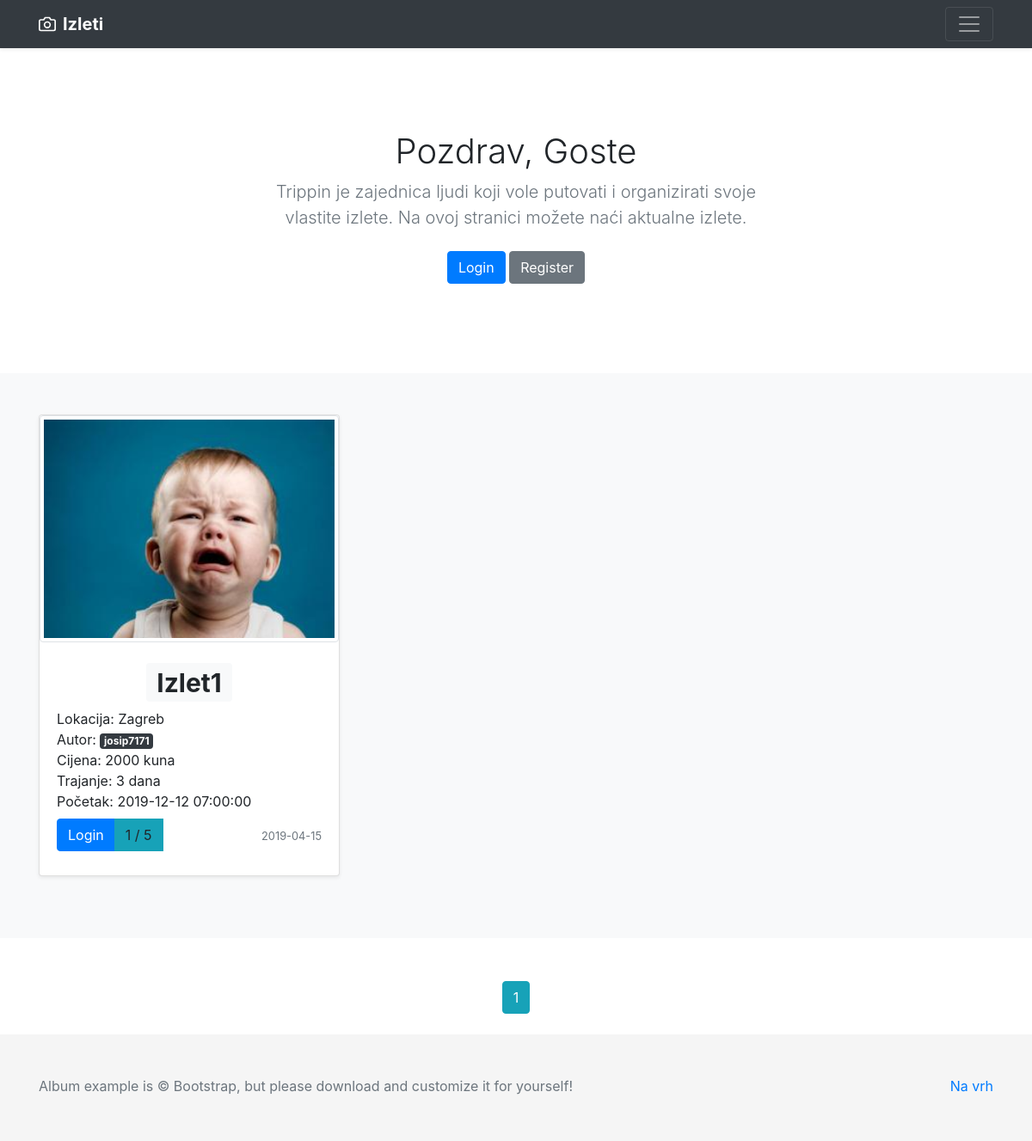
Page /home on the earlier database version.
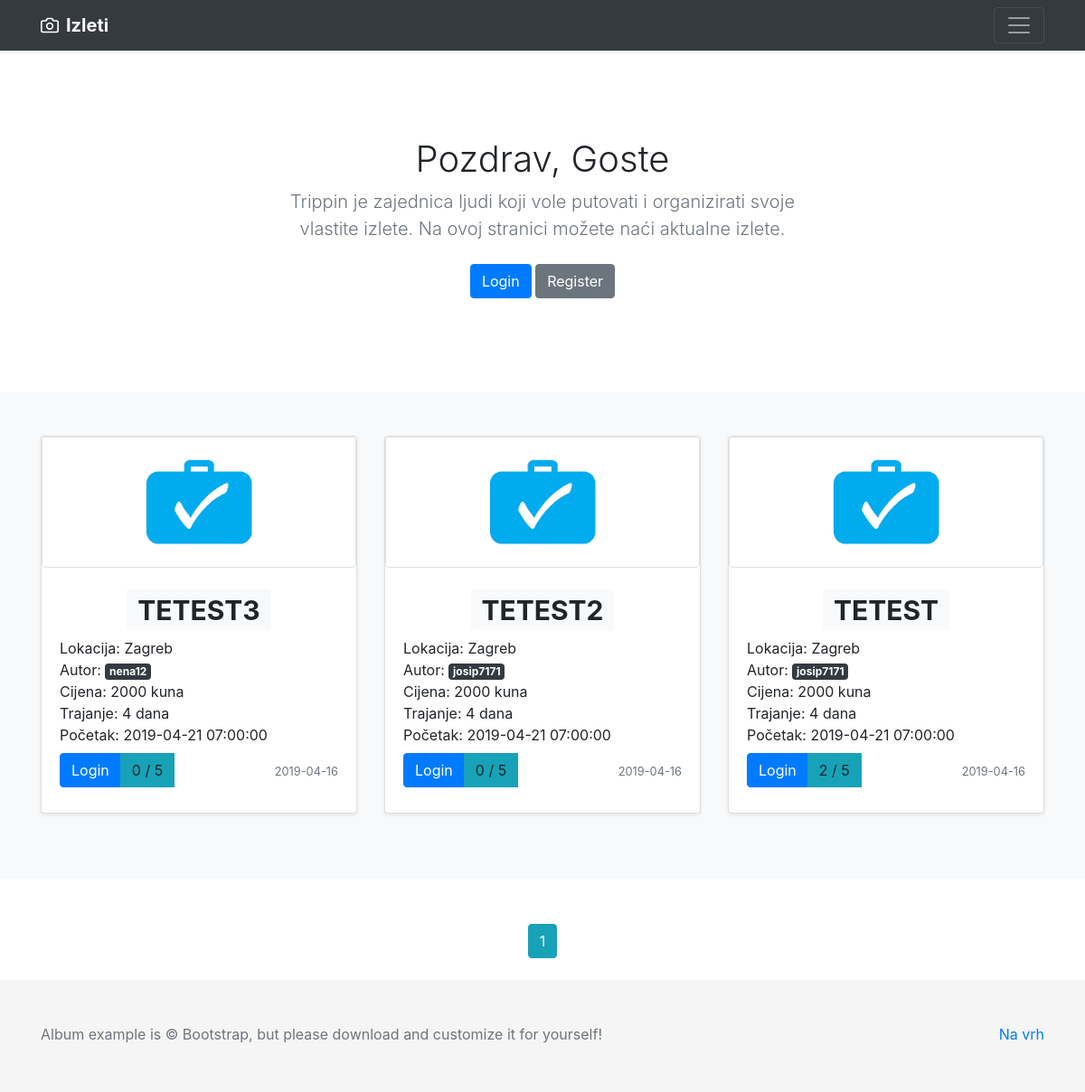
Same page on the later database version.
### app/models.py (models this page shows, shortened)
class Trip(db.Model):
    id = db.Column(db.Integer, primary_key=True)
    name = db.Column(db.String(50), unique=True, nullable=False)
    location = db.Column(db.String(100), nullable=False)
    user_id = db.Column(db.Integer, db.ForeignKey('user.id'), nullable=False)
    date_created = db.Column(db.DateTime, nullable=False, default=datetime.utcnow)
    price = db.Column(db.Integer, nullable=False)
    people_number = db.Column(db.Integer, nullable=False)
    starting_at = db.Column(db.DateTime, nullable=False)
    transport_type = db.Column(db.String(30), nullable=False)
    trip_duration = db.Column(db.Integer, nullable=False)
    details = db.Column(db.Text, nullable=False)
    image_file = db.Column(db.String(20), nullable=False, default='trip_default.jpg')

class User(db.Model, UserMixin):
    id = db.Column(db.Integer, primary_key=True)
    first_name = db.Column(db.String(25), nullable=False)
    last_name = db.Column(db.String(25), nullable=False)
    full_name = db.Column(db.String(51), nullable=False)
    username = db.Column(db.String(20), unique=True, nullable=False)
    email = db.Column(db.String(50), unique=True, nullable=False)
    address = db.Column(db.String(60))
    country = db.Column(db.String(30))
    phone_number = db.Column(db.String(25))
    gender = db.Column(db.Enum('male', 'female'), nullable=False)
    birth_date = db.Column(db.Date)
    about_me = db.Column(db.String(120))
    date_joined = db.Column(db.DateTime, nullable=False, default=datetime.utcnow)
    active = db.Column(db.Enum('yes', 'no'), default='yes')
    image_file = db.Column(db.String(20), nullable=False, default='default.jpg')
    password = db.Column(db.String(60), nullable=False)
    trips = db.relationship('Trip', backref='author', lazy=True)
    trips_joined = db.relationship('Trip', secondary=user_identifier, lazy='subquery',
                                   backref=db.backref('users', lazy=True))

### app/main/routes.py (the view)
@main.route('/')
@main.route('/home')
def home():
    page = request.args.get('page', 1, type=int)
    trips = Trip.query.order_by(Trip.date_created.desc()).paginate(page=page, per_page=5)
    trips2 = Trip.query.all()
    mydict = {}
    for i in range(len(trips2), 0, -1):
        users = User.query.filter(User.trips_joined.any(id=i)).all()
        mydict[i] = [x.username for x in users]
    return render_template('home.html', trips=trips, mydict=mydict, dict_length=len(mydict))

### app/templates/home.html (shortened to what this page needs)
{% extends "layout.html" %}
{% block content %}
    {% set iterated = {'i': False} %}
    {% set count = namespace(a=0) %}
    {% set count2 = namespace(a=dict_length) %}
    {% set checker = namespace(a=0) %}
    {%  set users_joined = {} %}
    <section class="jumbotron text-center">
            <div class="container">
              {% if current_user.is_authenticated %}
                 <h1 class="jumbotron-heading">Pozdrav, {{ current_user.username }}</h1>
              {% else %}
                 <h1 class="jumbotron-heading">Pozdrav, Goste</h1>
              {% endif %}
              <p class="lead text-muted">Trippin je zajednica ljudi koji vole putovati i organizirati svoje vlastite izlete. Na ovoj stranici možete naći aktualne izlete.</p>
              {% if current_user.is_authenticated %}
              <p>
                  <a href="{{ url_for('trips.new_trip') }}" class="btn btn-primary my-2">Novi Izlet</a>
                  <a href="{{ url_for('users.account') }}" class="btn btn-secondary my-2">Profile</a>
                  <a href="{{ url_for('users.logout') }}" class="btn btn-secondary my-2">Logout</a>
              </p>
              {% else %}
              <p>
                <a href="{{ url_for('users.login') }}" class="btn btn-primary my-2">Login</a>
                <a href="{{ url_for('users.register') }}" class="btn btn-secondary my-2">Register</a>
              </p>
              {% endif %}
            </div>
          </section>
    <main role="main">
       <div class="album py-5 bg-light">
          <div class="container">
            <div class="row">
    {% for trip in trips.items %}
    {%  if trips.page == 0 %}
        {% set checker = namespace(a=0) %}
    {% else %}
        {% set checker = namespace(a=1) %}
    {% endif %}
                <div class="col-md-4">
                  <div class="card mb-4 shadow-sm">
                    <img alt="" src="{{ url_for('static', filename='trip_pics/' + trip.image_file) }}"
                        class="img-fluid img-thumbnail" width="100%">
                    <div class="card-body">
                        <div class="card-text row justify-content-md-center">
                            <h1>
                            <a href="{{ url_for('trips.show_trip', trip_id=trip.id) }}"
                               class="badge badge-light">
                                {{ trip.name }}
                            </a>
                        </h1>
                        </div>
                      <div class="card-text">
                          Lokacija: {{ trip.location }}
                      </div>
                      <div class="card-text">
                          Autor:
                          <a href="{{ url_for('users.user_trips', id=trip.author.id) }}" class="badge badge-dark">
                            {{ trip.author.username }}
                          </a>
                      </div>
                      <div class="card-text">
                          Cijena: {{ trip.price }} kuna
                      </div>
                      <div class="card-text">
                          Trajanje: {{ trip.trip_duration }} dana
                      </div>
                      <div class="card-text">
                          Početak: {{ trip.starting_at }}
                      </div>
                      <div class="d-flex justify-content-between align-items-center card-text ">
                        <div class="btn-group">
                            {% if current_user.is_authenticated %}
                                {% if current_user.username == trip.author.username %}
                                    <a href="{{ url_for('trips.show_trip', trip_id=trip.id) }}" class="btn btn-primary my-2">Edit</a><br>
                                {% endif %}
                                {% set iterated = {'i': False} %}
                                {% for trip_joined in current_user.trips_joined %}
                                   {% if trip.id==trip_joined.id  %}
                                     <div hidden>{{ iterated.update({'i':True}) }}</div>
                                   {% endif %}
                                {% endfor %}
                                {% if not iterated.i %}
                                    <a href="{{ url_for('users.add_traveler', trip_id=trip.id) }}" class="btn btn-primary my-2">Prijavi se</a>
                                {% elif  iterated.i %}
                                    <a href="{{ url_for('users.remove_traveler', trip_id=trip.id) }}" class="btn btn-warning my-2">Odjavi se</a>
                                {% endif %}
                            {% else %}
                                <a href="{{ url_for('users.login') }}" class="btn btn-primary my-2">Login</a>
                            {% endif %}
                            {% set count = namespace(a=0) %}
                            {% for user_joined in trip.users %}
                                {% set count.a = count.a + 1 %}
                            {% endfor %}
                            <a id="myBtn" class="btn btn-info my-2" onclick="test1({{ count2.a - checker.a - ((trips.page - 1) * 5) }}, {{ mydict }})" role="button">{{ count.a }} / {{ trip.people_number }}</a>
                        </div>
                      <div class="card-text">
                            <small class="text-muted">{{ trip.date_created.strftime('%Y-%m-%d') }}</small>
                        </div>
                      </div>
                    </div>
                  </div>
                </div>
        {% set count2.a = count2.a - 1 %}
    {% endfor %}
            </div>
          </div>
       </div>
    </main>
    <div class="container">
        <div class="row justify-content-md-center" style="margin-top: 50px;">
            <div class="col-md-auto">
                {% for page_num in trips.iter_pages(left_edge=1, right_edge=1, left_current=1, right_current=2) %}
                    {% if page_num %}
                        {% if trips.page == page_num %}
                            <a class="btn btn-info mb-4" href="{{ url_for('main.home', page=page_num) }}">{{ page_num }}</a>
                        {% else %}
                            <a class="btn btn-outline-info mb-4" href="{{ url_for('main.home', page=page_num) }}">{{ page_num }}</a>
                        {% endif %}
                    {% else %}
                    ...
                    {% endif %}
                {% endfor %}
            </div>
        </div>
    </div>
{% endblock content %}

### app/templates/layout.html (shortened to what this page needs)
<!DOCTYPE html>
<html lang="en">
    <head>
        <link rel="stylesheet" href="https://stackpath.bootstrapcdn.com/bootstrap/4.3.1/css/bootstrap.min.css">
    </head>
    <body>
    <header>
      <div class="navbar navbar-dark bg-dark shadow-sm">
        <div class="container d-flex justify-content-between">
          <a href="{{ url_for('main.home') }}" class="navbar-brand d-flex align-items-center">
            <strong>Izleti</strong>
          </a>
          <button class="navbar-toggler" type="button" data-toggle="collapse" data-target="#navbarHeader" aria-controls="navbarHeader" aria-expanded="false" aria-label="Toggle navigation">
            <span class="navbar-toggler-icon"></span>
          </button>
        </div>
      </div>
    </header>
    {% block content %}
    {% endblock %}
    <footer class="text-muted" style="background-color: whitesmoke">
      <div class="container">
        <p class="float-right">
          <a href="#">Na vrh</a>
        </p>
        <p>Album example is © Bootstrap, but please download and customize it for yourself!</p>
      </div>
    </footer>
</body>
</html>

### app/templates/layout.html (style rules this page uses)
.jumbotron { padding-top: 3rem; padding-bottom: 3rem; margin-bottom: 0; background-color: #fff; }
@media (min-width: 768px) { .jumbotron { padding-top: 6rem; padding-bottom: 6rem; } }
.jumbotron p:last-child { margin-bottom: 0; }
.jumbotron-heading { font-weight: 300; }
.jumbotron .container { max-width: 40rem; }
footer { padding-top: 3rem; padding-bottom: 3rem; }
footer p { margin-bottom: .25rem; }

Differences in the rows shown:
removed Trip: image_file (picture), name "Izlet1", location "Zagreb", author.username "josip7171", price "2000", trip_duration "3", starting_at "2019-12-12 07:00:00", a "1", people_number "5", date_created "2019-04-15"
added Trip: image_file (placeholder picture), name "TETEST3", location "Zagreb", author.username "nena12", price "2000", trip_duration "4", starting_at "2019-04-21 07:00:00", a "0", people_number "5", date_created "2019-04-16"
added Trip: image_file (placeholder picture), name "TETEST2", location "Zagreb", author.username "josip7171", price "2000", trip_duration "4", starting_at "2019-04-21 07:00:00", a "0", people_number "5", date_created "2019-04-16"
added Trip: image_file (placeholder picture), name "TETEST", location "Zagreb", author.username "josip7171", price "2000", trip_duration "4", starting_at "2019-04-21 07:00:00", a "2", people_number "5", date_created "2019-04-16"
